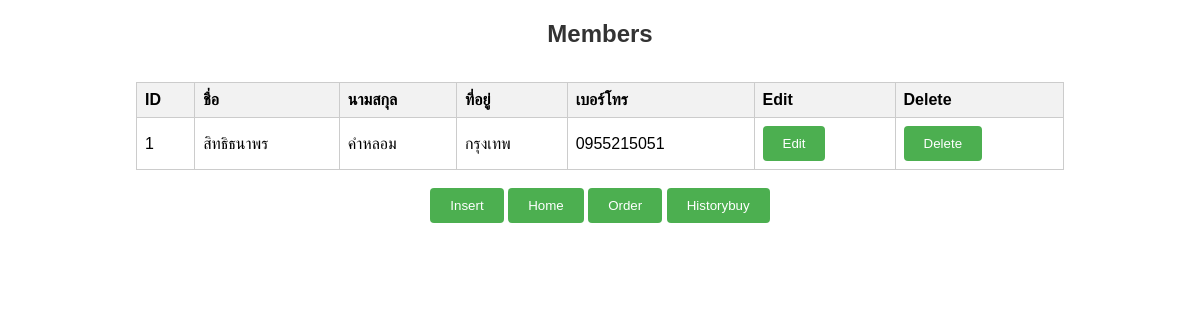
The page /memmenu.php on the database as committed earlier.
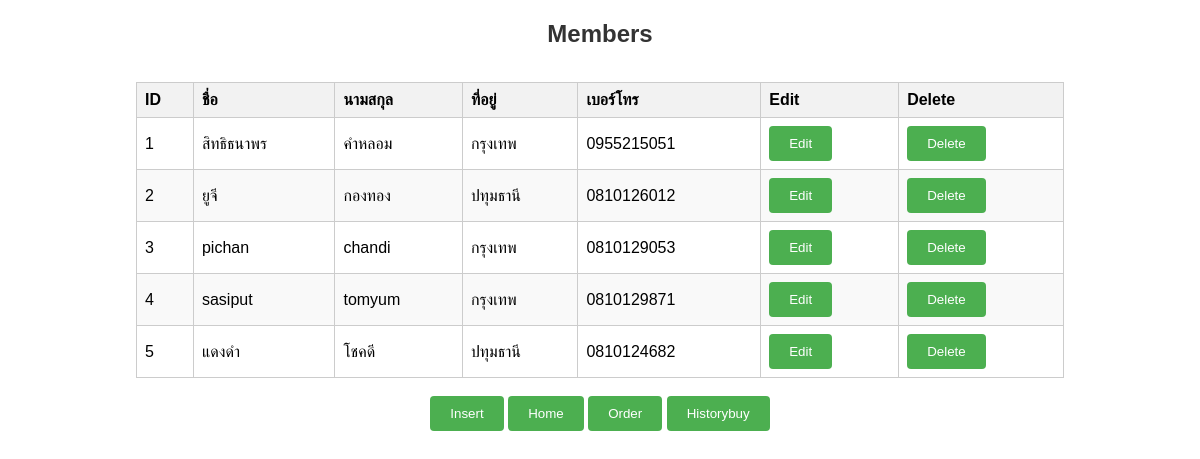
The same page on the database as committed later.
### tables this page shows
CREATE TABLE `member` (
  `mid` varchar(3) NOT NULL,
  `mname` varchar(20) NOT NULL,
  `mlastname` varchar(30) NOT NULL,
  `maddress` varchar(50) NOT NULL,
  `mtel` varchar(10) NOT NULL
);

### memmenu.php (the view, shortened to what this page needs)
<!DOCTYPE html>
<html lang="en">
<head>
    <link rel="stylesheet" href="style.css">
</head>
<body>
<?php
    require 'conn.php';
    $sql = "SELECT * FROM member";
    $result = $conn->query($sql);
?>
<h1>Members</h1><br>
<table>
    <thead>
        <tr>
            <th>ID</th>
            <th>ชื่อ</th>
            <th>นามสกุล</th>
            <th>ที่อยู่</th>
            <th>เบอร์โทร</th>
            <th>Edit</th>
            <th>Delete</th>
        </tr>
    </thead>
    <tbody>
        <?php
            if ($result->num_rows > 0) {
                while ($row = $result->fetch_assoc()) {
                    echo "<tr><td>"
                        . $row["mid"] . "</td>"
                        . "<td>" . $row["mname"] . "</td>"
                        . "<td>" . $row["mlastname"] . "</td>"
                        . "<td>" . $row["maddress"] . "</td>"
                        . "<td>" . $row["mtel"] . "</td>"
                        . "<td><a href='editmem.php?mid=" . $row["mid"] . "'><button>Edit</button></a></td>"
                        . "<td><a href='delete.php?mid=" . $row["mid"] . "' onclick=\"return confirm('Are you sure you want to delete this member?');\"><button>Delete</button></a></td>";
                    echo "</tr>";
                }
            } else {
                echo "<tr><td colspan='7'>0 results</td></tr>";
            }
        ?>
    </tbody>
</table>
<br>
<a href='insertmem.php'><button>Insert</button></a>
<a href='home.php'><button>Home</button></a>
<a href='order.php'><button>Order</button></a>
<a href='historybuy.php'><button>Historybuy</button></a>
</body>
</html>

Rows that differ between the two databases and show on the page:
added member: mid "2", mname "ยูจี", mlastname "กองทอง", maddress "ปทุมธานี", mtel "0810126012"
added member: mid "3", mname "pichan", mlastname "chandi", maddress "กรุงเทพ", mtel "0810129053"
added member: mid "4", mname "sasiput", mlastname "tomyum", maddress "กรุงเทพ", mtel "0810129871"
added member: mid "5", mname "แดงดำ", mlastname "โชคดี", maddress "ปทุมธานี", mtel "0810124682"
